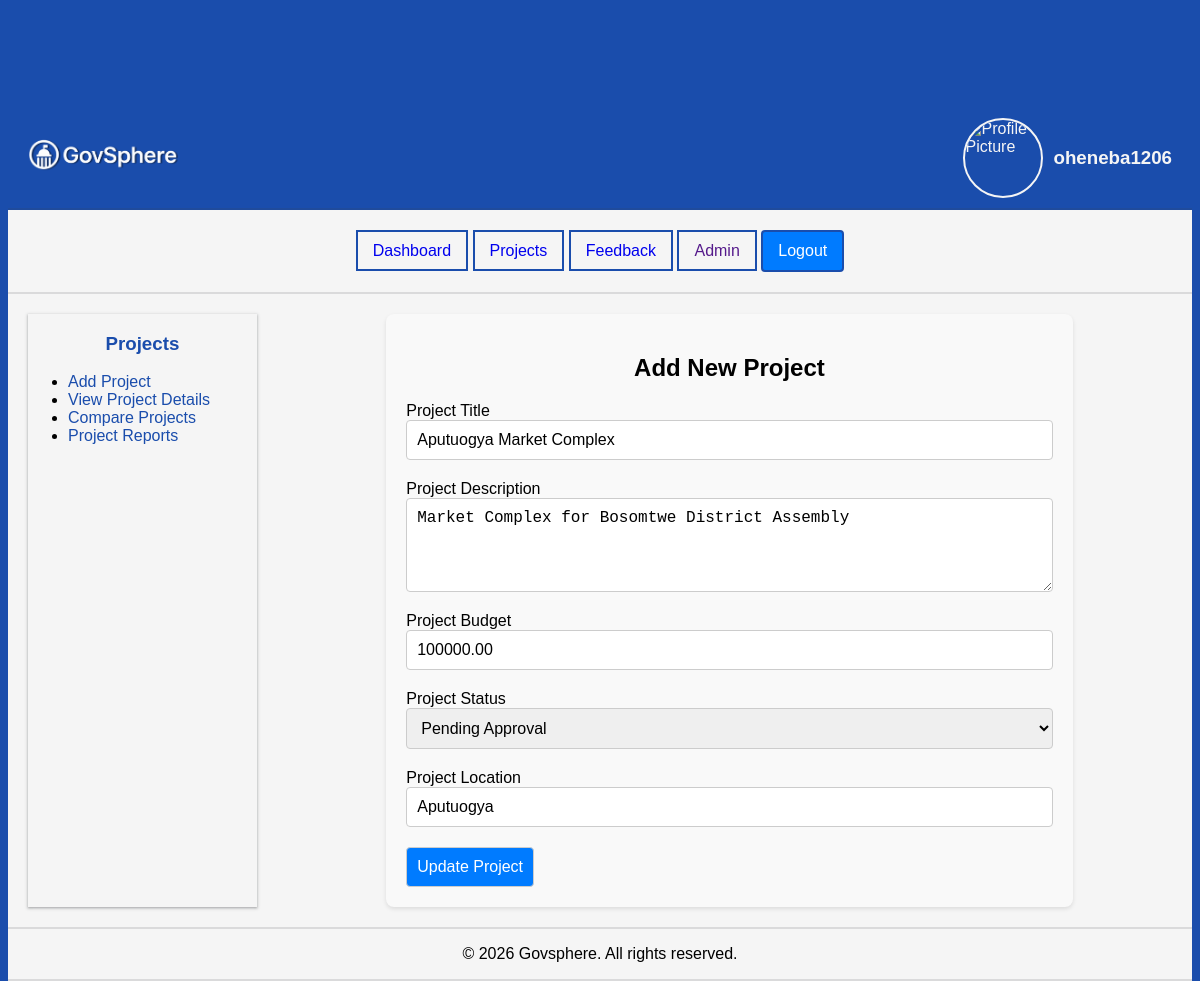
Screenshot of /projects/3/edit/ (signed in) with the database file from the repository.
### accounts/models.py (models this page shows, shortened)
class User(AbstractUser):
    ROLE_CHOICES = (
        ('citizen', 'Citizen'),
        ('official', 'Official'),
        ('admin', 'Admin'),
    )
    role = models.CharField(max_length = 20, choices = ROLE_CHOICES, default= 'citizen')

### projects/models.py (models this page shows, shortened)
class Project(models.Model):
    STATUS_CHOICES = (
        ('proposed', 'Pending Approval'),
        ('in_progress', 'In Progress'),
        ('completed', 'Completed'),
    )
    title = models.CharField(max_length=300)
    description = models.TextField()
    budget = models.DecimalField(max_digits=10, decimal_places=2)
    status = models.CharField(max_length=20, choices=STATUS_CHOICES, default='proposed')
    location = models.CharField(max_length=200)
    created_at = models.DateTimeField(auto_now_add=True)
    created_by = models.ForeignKey(settings.AUTH_USER_MODEL, on_delete=models.CASCADE)

### projects/views.py (the view)
# urls.py: path("<int:pk>/edit/", views.edit_project, name="edit_project"),
@login_required
def edit_project(request, pk):
    project = get_object_or_404(Project, pk=pk)
    if not is_owner_or_admin(request.user, project):
        return HttpResponseForbidden("You do not have permission to edit this project.")
    if request.method == "POST":
        form = AddNewProjectForm(request.POST, instance=project)
        if form.is_valid():
            form.save()
            return redirect("project_detail", pk=project.pk)
    else:
        form = AddNewProjectForm(instance=project)
    data = {
        "form": form,
        "project": project,
        "status": Project.STATUS_CHOICES,
    }
    return render(request, "projects/edit_project.html", data)

### projects/forms.py
class AddNewProjectForm(forms.ModelForm):
    class Meta:
        model = Project
        fields = [
            'title',
            'description',
            'budget',
            'status',
            'location',
        ]

### projects/views.py (called while the page is built)
def is_owner_or_admin(user, project):
    return user.is_superuser or getattr(user, "role", "") == "admin" or project.created_by == user

### templates/projects/edit_project.html (shortened to what this page needs)
{% extends "projects/add_project.html" %}
{% block add_project_form %}
    <div class="add-project-form">
    <h2>Add New Project</h2>
    <form method="post">
        <div class="is_form_item">
            <label for="title">Project Title</label>
            <input type="text" id="title" name="title" value="{{ project.title }}" required>
        </div>
        <div class="is_form_item">
            <label for="description">Project Description</label>
            <textarea id="description" name="description" rows="4" required>{{ project.description }}</textarea>
        </div>
        <div class="is_form_item">
            <label for="budget">Project Budget</label>
            <input type="number" id="budget" name="budget" value="{{ project.budget }}" required>
        </div>
        <div class="is_form_item">
            <label for="status">Project Status</label>
            <select id="status" name="status" required>
                {% for value, label in status %}
                <option value="{{ value }}" {% if project.status == value %}selected{% endif %}>{{ label }}</option>
                {% endfor %}
            </select>
        </div>
        <div class="is_form_item">
            <label for="location">Project Location</label>
            <input type="text" id="location" name="location" value="{{ project.location }}" required>
        </div>
        <button type="submit">Update Project</button>
    </form>
</div>
{% endblock add_project_form %}

### templates/defaults/nav.html (shortened to what this page needs)
{% load static %}
{% block header %}
<header>
    <div class="logo-container-header">
        <div class="logo-container">
            <img src="{%static 'images/govsphere.png'%}" alt="Govsphere Logo">
        </div>
        <div class="profile-container">
            <div>
                <img src="https://png.pngtree.com/png-vector/20231019/ourmid/pngtree-user-profile-avatar-png-image_10211471.png"
                    alt="Profile Picture">
                <div>
                    <h3>{{user.username}}</h3>
                </div>
            </div>
        </div>
    </div>
    <div class="nav-container">
        <nav>
            <a href="{% url 'dashboard' %}">Dashboard</a>
            <a href="{% url 'project_list' %}">Projects</a>
            <a href="{% url 'feedback' %}">Feedback</a>
            <a href="">Admin</a>
            <form method="post" action="{% url 'logout' %}" style="display:inline;">
                <button type="submit" >
                    Logout
                </button>
            </form>
        </nav>
    </div>
</header>
{% endblock header %}

### templates/defaults/base.html (style rules this page uses)
*, *::before, *::after { box-sizing: border-box; }
body { font-family: Arial, sans-serif; background-color: #1a4dac; display: flex; flex-direction: column; justify-content: flex-start; align-items: center; height: 100vh; }
main, header, footer { width: 100%; background-color: whitesmoke; border-bottom: 2px solid rgba(60, 64, 67, 0.15); }
header { margin-top: 100px; }
button { background-color: #007BFF; color: white; border: none; cursor: pointer; transition: background-color 0.3s ease; }

### templates/defaults/nav.html (style rules this page uses)
.logo-container-header { display: flex; justify-content: space-between; align-items: center; padding: 10px 20px; width: 100%; color: whitesmoke; background-color: #1a4dac; border-bottom: 2px solid rgba(60, 64, 67, 0.15); }
.logo-container img { height: 50px; }
.profile-container>div { display: flex; align-items: center; gap: 10px; }
.profile-container img { height: 80px; width: 80px; border: 2px solid whitesmoke; border-radius: 50%; box-sizing: border-box; }
nav a, nav form button { border: 2px solid #1a4dac; padding: 10px 15px; text-decoration: none; }
.nav-container { display: flex; justify-content: center; align-items: center; padding: 20px; }

### templates/projects/add_project.html (style rules this page uses)
.add-project-form { width: 60%; margin: 0 auto; padding: 20px; background-color: #f9f9f9; border-radius: 8px; box-shadow: 0 2px 4px rgba(0, 0, 0, 0.1); }
.add-project-form h2 { text-align: center; margin-bottom: 20px; }
.is_form_item { display: flex; flex-direction: column; margin-bottom: 20px; }
input, textarea, select, button { padding: 10px; border: 1px solid #ccc; border-radius: 4px; font-size: 16px; }

### rows the page displays
User: username "oheneba1206"
Project: title "Aputuogya Market Complex", description "Market Complex for Bosomtwe District Assembly", budget "100000.00", status "Pending Approval", location "Aputuogya"
